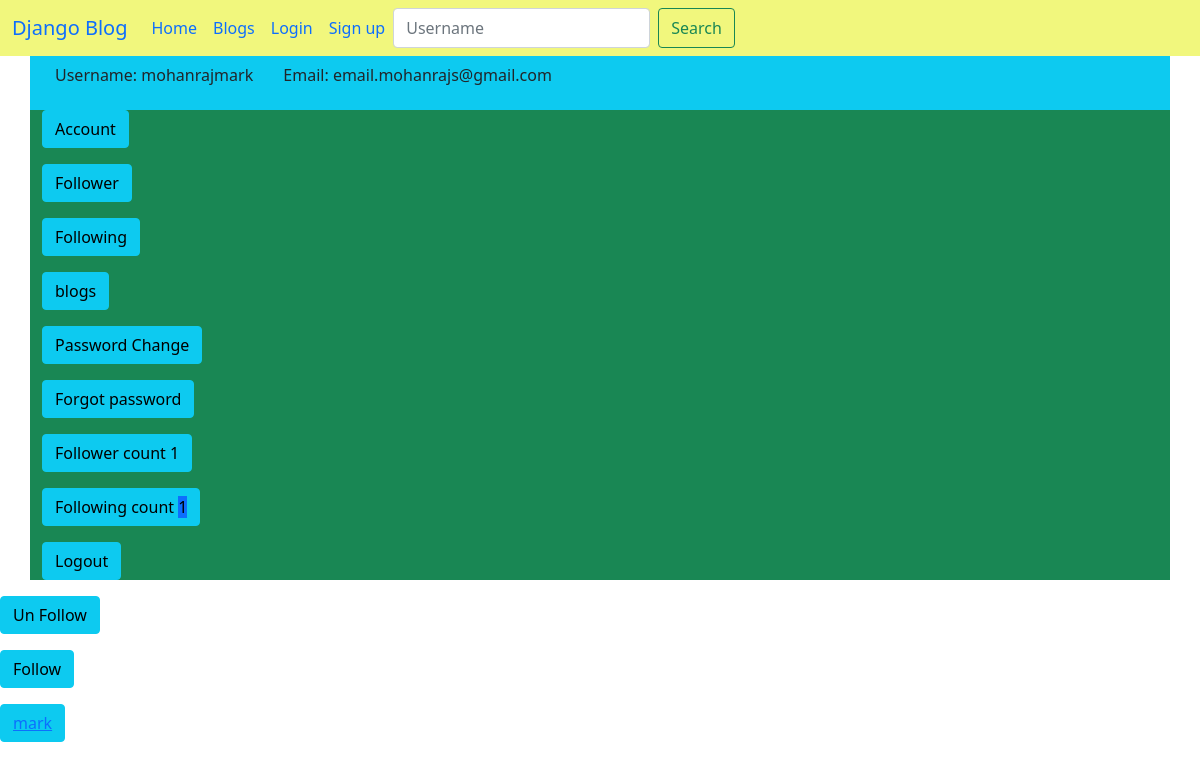
The app's page /profile/1/follower/ with its own data.
### blog/models.py (models this page shows, shortened)
class User(AbstractUser):
    join_at = models.DateTimeField(auto_now_add=True)
    modified_at = models.DateTimeField(auto_now=True)
    total_post = models.PositiveIntegerField(default=0)
    is_login = models.BooleanField(default=False)

class Follower(models.Model):
    follower = models.ManyToManyField(User,related_name="follower")
    following = models.ManyToManyField(User, related_name="following")
    followers_count = models.PositiveBigIntegerField(default=0)
    following_count = models.PositiveBigIntegerField(default=0)

### blog/views.py (the view)
# urls.py: path('profile/<int:pk>/follower/', views.view_follower, name="follower_profile"),
def view_follower(request, pk):
    print("pk #####", pk)
    try:
        print("inside the try")
        users = get_object_or_404(User, pk=pk)
        obj = get_object_or_404(Follower, pk=pk)
        followers = obj.follower.all()
        return render(request, 'blog/profile.html', {"users": users, "instance": obj, "followers": followers, "choose": "view_follower"})
    except Http404:
        print("Inside the except")
        obj = Follower(pk=pk)
        obj.save()
        followers = obj.follower.all()
        return render(request, 'blog/profile.html', {"users": users, "instance": obj, "followers": followers, "choose": "view_follower"})

### blog/templates/blog/profile.html
{% extends 'blog/base.html'%}
{% block content %}
<div class="container bg-info">
    <p class="btn ">Username: {{users.username}}</p>
    <p class="btn">Email: {{users.email}}</p>
</div>
<div class='container bg-success'>
    <p><a class="bg-info btn btn-info" href="#">Account</a></p>
    <p><a class="bg-info btn btn-info" href="{% url 'blog:follower_profile' user.id %}">Follower</a></p>
    <p><a class="bg-info btn btn-info" href="{% url 'blog:following_profile' user.id %}">Following</a></p>
    <p><a class="bg-info btn btn-info" href="{% url 'blog:user_blog' user.id %}">blogs</a></p>
    <p><a class="bg-info btn btn-info" href="{% url 'blog:password_change' user.username%}">Password Change</a></p>
    <p><a class="bg-info btn btn-info" href="{% url 'blog:password_forgot' user.username%}">Forgot password</a></p>
    <p><a href="{% url 'blog:follower_profile' user.pk %}" class="btn btn-info">Follower count <span class="bg-info">{{instance.follower.count}}</span></a></p>
    <p><a href="{% url 'blog:following_profile' user.pk %}" class="btn btn-info">Following count <span class='bg-primary'>{{instance.following.count}}<span></a></p>
    <p><a class="bg-info btn btn-info"  href="{% url 'blog:logout' user.username %}">Logout</a></p>
</div>
{% if choose == "add_follower" %}
    <p class="btn btn-info"><a href="{% url 'blog:following_profile' users.pk %}">{{follow.username}} <span class="btn btn-info">Following</span></a></p><br>
    <p class="btn btn-info"><a href="{% url 'blog:follower_profile' users.pk %}">{{follow.username}} <span class="btn btn-info">Follower</span></a></p><br>
{% elif choose == "add_following"%}
    <a href="{% url 'blog:following_profile' user.pk %}"><p class="btn">Following</p></a>
    {% for follow in following %}
    <a href="{% url 'blog:following_profile' follow.pk %}">{{follow.username}}</a>
    {% endfor %}
{% elif choose == "remove_follower"%}
    <a href="{% url 'blog:remove_follower' user.pk %}"><p class="btn">Un follow</p></a>
    <a href="{% url 'blog:remove_follower' following.pk %}"  >{{follow.username}}</a>
{% elif choose == "remove_following"%}
    {% for follow in following %}
    <a href="{% url 'blog:following_profile' user.pk %}"><p class="btn">Un Following</p></a>
    <a href="{% url 'blog:follower_profile' follow.pk %}"  >{{follow.username}}</a>
    {% endfor %}
{% elif choose == "view_follower" %}
    <p><a href="{% url 'blog:remove_follower' users.pk %}" class="btn btn-info">Un Follow</a></p>
    <p><a href="{% url 'blog:add_follower' users.pk %}" class="btn btn-info">Follow</a></p>
    {% for follow in followers %}
    <p class="btn btn-info"><a href="{% url 'blog:profile' follow.pk %}">{{follow.username}}</a><a class="brn btn-danger"href="{% url 'blog:remove_follower' follow.id %}"></a></p><br>
    {% endfor %}
{% elif choose == "view_following" %}
    <p><a href="{% url 'blog:remove_following' users.pk %}" class="btn btn-info">Un Follow</a></p>
    {% for follow in following %}
    <p class="btn btn-info"><a href="{% url 'blog:follower_profile' follow.pk %}">{{follow.username}}</a></p><br>
    {% endfor %}
{% endif %}
{% endblock content %}

### records on screen
User: username "mohanrajmark", email "email.mohanrajs@gmail.com"
Follower: follower.count "1", following.count "1"
User: username "mark"
